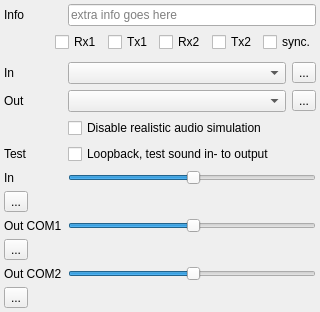
<?xml version="1.0" encoding="UTF-8"?>
<ui version="4.0">
 <class>CAudioDeviceVolumeSetupComponent</class>
 <widget class="QFrame" name="CAudioDeviceVolumeSetupComponent">
  <property name="geometry">
   <rect>
    <x>0</x>
    <y>0</y>
    <width>320</width>
    <height>266</height>
   </rect>
  </property>
  <property name="windowTitle">
   <string>Audio setup</string>
  </property>
  <layout class="QGridLayout" name="gl_AudioDeviceVolumeSetupComponent">
   <property name="leftMargin">
    <number>4</number>
   </property>
   <property name="topMargin">
    <number>4</number>
   </property>
   <property name="rightMargin">
    <number>4</number>
   </property>
   <property name="bottomMargin">
    <number>4</number>
   </property>
   <item row="9" column="0">
    <widget class="QToolButton" name="tb_ResetInVolume">
     <property name="text">
      <string>...</string>
     </property>
    </widget>
   </item>
   <item row="8" column="0">
    <widget class="QLabel" name="lbl_VolumeIn">
     <property name="text">
      <string>In</string>
     </property>
    </widget>
   </item>
   <item row="0" column="0">
    <widget class="QLabel" name="lbl_Info">
     <property name="text">
      <string>Info</string>
     </property>
    </widget>
   </item>
   <item row="8" column="1">
    <widget class="QSlider" name="hs_VolumeIn">
     <property name="value">
      <number>50</number>
     </property>
     <property name="orientation">
      <enum>Qt::Horizontal</enum>
     </property>
    </widget>
   </item>
   <item row="3" column="0">
    <widget class="QLabel" name="lbl_SetupAudioOutputDevice">
     <property name="text">
      <string>Out</string>
     </property>
    </widget>
   </item>
   <item row="5" column="1">
    <widget class="QCheckBox" name="cb_DisableAudioEffects">
     <property name="text">
      <string>Disable realistic audio simulation</string>
     </property>
    </widget>
   </item>
   <item row="0" column="1">
    <widget class="QLineEdit" name="le_Info">
     <property name="readOnly">
      <bool>true</bool>
     </property>
     <property name="placeholderText">
      <string>extra info goes here</string>
     </property>
    </widget>
   </item>
   <item row="3" column="1">
    <widget class="QWidget" name="wi_OutDevice" native="true">
     <layout class="QHBoxLayout" name="hl_OutDevice">
      <property name="leftMargin">
       <number>0</number>
      </property>
      <property name="topMargin">
       <number>0</number>
      </property>
      <property name="rightMargin">
       <number>0</number>
      </property>
      <property name="bottomMargin">
       <number>0</number>
      </property>
      <item>
       <widget class="QComboBox" name="cb_SetupAudioOutputDevice"/>
      </item>
      <item>
       <widget class="QToolButton" name="tb_RefreshOutDevice">
        <property name="text">
         <string>...</string>
        </property>
        <property name="icon">
         <iconset resource="../../blackmisc/blackmisc.qrc">
          <normaloff>:/diagona/icons/diagona/icons/arrow-circle-135.png</normaloff>:/diagona/icons/diagona/icons/arrow-circle-135.png</iconset>
        </property>
       </widget>
      </item>
     </layout>
    </widget>
   </item>
   <item row="7" column="0">
    <widget class="QLabel" name="lbl_SetupAudioLoopback">
     <property name="text">
      <string>Test</string>
     </property>
    </widget>
   </item>
   <item row="12" column="0">
    <widget class="QToolButton" name="tb_ResetOutVolumeCom1">
     <property name="text">
      <string>...</string>
     </property>
    </widget>
   </item>
   <item row="14" column="0">
    <widget class="QToolButton" name="tb_ResetOutVolumeCom2">
     <property name="text">
      <string>...</string>
     </property>
    </widget>
   </item>
   <item row="11" column="0">
    <widget class="QLabel" name="lbl_VolumeOutCom1">
     <property name="text">
      <string>Out COM1</string>
     </property>
    </widget>
   </item>
  <item row="13" column="0">
    <widget class="QLabel" name="lbl_VolumeOutCom2">
     <property name="text">
      <string>Out COM2</string>
     </property>
    </widget>
   </item>
   <item row="1" column="0" colspan="2">
    <widget class="QFrame" name="fr_TxRx">
     <layout class="QHBoxLayout" name="hl_TxRx">
      <property name="leftMargin">
       <number>0</number>
      </property>
      <property name="topMargin">
       <number>0</number>
      </property>
      <property name="rightMargin">
       <number>0</number>
      </property>
      <property name="bottomMargin">
       <number>4</number>
      </property>
      <item>
       <widget class="BlackGui::CLedWidget" name="led_AudioConnected" native="true"/>
      </item>
      <item>
       <widget class="BlackGui::CLedWidget" name="led_Rx1" native="true"/>
      </item>
      <item>
       <widget class="BlackGui::CLedWidget" name="led_Rx2" native="true"/>
      </item>
      <item>
       <spacer name="hs_AudioEffects">
        <property name="orientation">
         <enum>Qt::Horizontal</enum>
        </property>
        <property name="sizeType">
         <enum>QSizePolicy::Fixed</enum>
        </property>
        <property name="sizeHint" stdset="0">
         <size>
          <width>10</width>
          <height>20</height>
         </size>
        </property>
       </spacer>
      </item>
      <item>
       <widget class="QCheckBox" name="cb_1Rec">
        <property name="text">
         <string>Rx1</string>
        </property>
       </widget>
      </item>
      <item>
       <widget class="QCheckBox" name="cb_1Tx">
        <property name="text">
         <string>Tx1</string>
        </property>
       </widget>
      </item>
      <item>
       <widget class="QCheckBox" name="cb_2Rec">
        <property name="text">
         <string>Rx2</string>
        </property>
       </widget>
      </item>
      <item>
       <widget class="QCheckBox" name="cb_2Tx">
        <property name="text">
         <string>Tx2</string>
        </property>
       </widget>
      </item>
      <item>
       <widget class="QCheckBox" name="cb_IntegratedWithCom">
        <property name="toolTip">
         <string>integrated with sim. cockpit</string>
        </property>
        <property name="text">
         <string>sync.</string>
        </property>
       </widget>
      </item>
     </layout>
    </widget>
   </item>
   <item row="2" column="1">
    <widget class="QWidget" name="wi_InDevice" native="true">
     <layout class="QHBoxLayout" name="hl_InDevice">
      <property name="leftMargin">
       <number>0</number>
      </property>
      <property name="topMargin">
       <number>0</number>
      </property>
      <property name="rightMargin">
       <number>0</number>
      </property>
      <property name="bottomMargin">
       <number>0</number>
      </property>
      <item>
       <widget class="QComboBox" name="cb_SetupAudioInputDevice">
        <property name="frame">
         <bool>true</bool>
        </property>
       </widget>
      </item>
      <item>
       <widget class="QToolButton" name="tb_RefreshInDevice">
        <property name="text">
         <string>...</string>
        </property>
        <property name="icon">
         <iconset resource="../../blackmisc/blackmisc.qrc">
          <normaloff>:/diagona/icons/diagona/icons/arrow-circle-135.png</normaloff>:/diagona/icons/diagona/icons/arrow-circle-135.png</iconset>
        </property>
       </widget>
      </item>
     </layout>
    </widget>
   </item>
   <item row="7" column="1">
    <widget class="QWidget" name="wi_TestAudio" native="true">
     <layout class="QHBoxLayout" name="hl_TestAudio">
      <property name="leftMargin">
       <number>0</number>
      </property>
      <property name="topMargin">
       <number>0</number>
      </property>
      <property name="rightMargin">
       <number>0</number>
      </property>
      <property name="bottomMargin">
       <number>0</number>
      </property>
      <item>
       <widget class="QCheckBox" name="cb_SetupAudioLoopback">
        <property name="text">
         <string>Loopback, test sound in- to output</string>
        </property>
       </widget>
      </item>
     </layout>
    </widget>
   </item>
   <item row="11" column="1">
    <widget class="QSlider" name="hs_VolumeOutCom1">
     <property name="value">
      <number>50</number>
     </property>
     <property name="orientation">
      <enum>Qt::Horizontal</enum>
     </property>
    </widget>
   </item>
   <item row="13" column="1">
    <widget class="QSlider" name="hs_VolumeOutCom2">
     <property name="value">
      <number>50</number>
     </property>
     <property name="orientation">
      <enum>Qt::Horizontal</enum>
     </property>
    </widget>
   </item>
   <item row="12" column="1">
    <widget class="BlackGui::CLevelMeter" name="wip_OutLevelMeterCom1">
     <property name="sizePolicy">
      <sizepolicy hsizetype="Expanding" vsizetype="Preferred">
       <horstretch>0</horstretch>
       <verstretch>0</verstretch>
      </sizepolicy>
     </property>
    </widget>
   </item>
   <item row="14" column="1">
    <widget class="BlackGui::CLevelMeter" name="wip_OutLevelMeterCom2">
     <property name="sizePolicy">
      <sizepolicy hsizetype="Expanding" vsizetype="Preferred">
       <horstretch>0</horstretch>
       <verstretch>0</verstretch>
      </sizepolicy>
     </property>
    </widget>
   </item>
   <item row="9" column="1">
    <widget class="BlackGui::CLevelMeter" name="wip_InLevelMeter">
     <property name="sizePolicy">
      <sizepolicy hsizetype="Expanding" vsizetype="Preferred">
       <horstretch>0</horstretch>
       <verstretch>0</verstretch>
      </sizepolicy>
     </property>
    </widget>
   </item>
   <item row="2" column="0">
    <widget class="QLabel" name="lbl_SetupAudioInputDevice">
     <property name="text">
      <string>In</string>
     </property>
    </widget>
   </item>
  </layout>
 </widget>
 <customwidgets>
  <customwidget>
   <class>BlackGui::CLevelMeter</class>
   <extends>QFrame</extends>
   <header>blackgui/levelmeter.h</header>
   <container>1</container>
  </customwidget>
  <customwidget>
   <class>BlackGui::CLedWidget</class>
   <extends>QWidget</extends>
   <header>blackgui/led.h</header>
   <container>1</container>
  </customwidget>
 </customwidgets>
 <tabstops>
  <tabstop>le_Info</tabstop>
  <tabstop>cb_1Rec</tabstop>
  <tabstop>cb_1Tx</tabstop>
  <tabstop>cb_2Rec</tabstop>
  <tabstop>cb_2Tx</tabstop>
  <tabstop>cb_IntegratedWithCom</tabstop>
  <tabstop>cb_SetupAudioInputDevice</tabstop>
  <tabstop>tb_RefreshInDevice</tabstop>
  <tabstop>cb_SetupAudioOutputDevice</tabstop>
  <tabstop>tb_RefreshOutDevice</tabstop>
  <tabstop>cb_DisableAudioEffects</tabstop>
  <tabstop>cb_SetupAudioLoopback</tabstop>
  <tabstop>hs_VolumeIn</tabstop>
  <tabstop>tb_ResetInVolume</tabstop>
  <tabstop>hs_VolumeOutCom1</tabstop>
  <tabstop>tb_ResetOutVolumeCom1</tabstop>
  <tabstop>hs_VolumeOutCom2</tabstop>
  <tabstop>tb_ResetOutVolumeCom2</tabstop>
 </tabstops>
 <resources>
  <include location="../../blackmisc/blackmisc.qrc"/>
 </resources>
 <connections/>
</ui>
